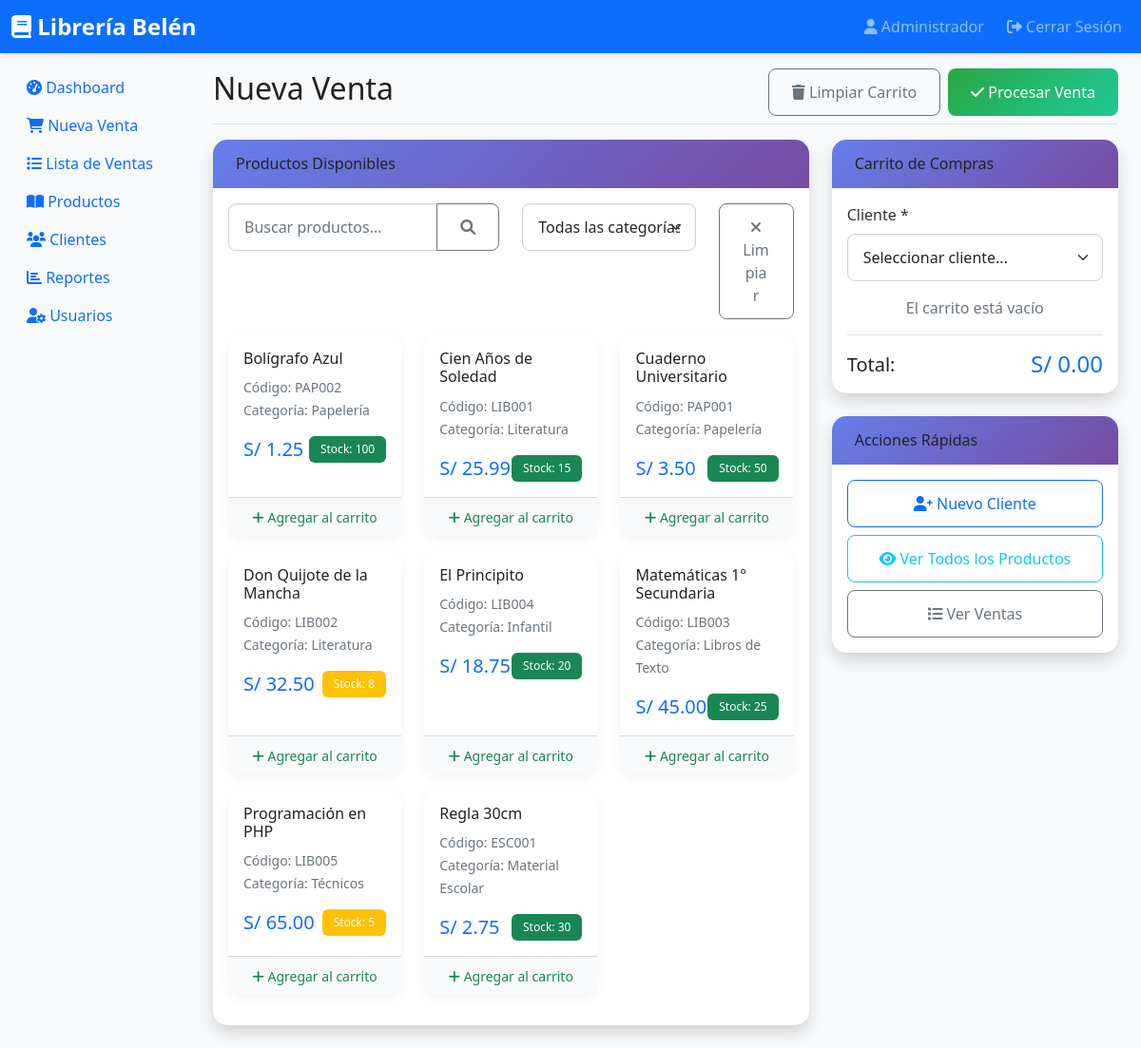
The page /ventas/nueva_venta.php (signed in) on the database its author committed.
### tables this page shows
CREATE TABLE productos (
    id INT AUTO_INCREMENT PRIMARY KEY,
    codigo VARCHAR(50) UNIQUE NOT NULL,
    nombre VARCHAR(200) NOT NULL,
    descripcion TEXT,
    categoria_id INT,
    precio DECIMAL(10,2) NOT NULL,
    stock INT DEFAULT 0,
    stock_minimo INT DEFAULT 5,
    activo BOOLEAN DEFAULT TRUE,
    fecha_creacion TIMESTAMP DEFAULT CURRENT_TIMESTAMP,
    fecha_actualizacion TIMESTAMP DEFAULT CURRENT_TIMESTAMP ON UPDATE CURRENT_TIMESTAMP,
    FOREIGN KEY (categoria_id) REFERENCES categorias(id) ON DELETE SET NULL,
    INDEX idx_codigo (codigo),
    INDEX idx_nombre (nombre),
    INDEX idx_categoria (categoria_id)
);

CREATE TABLE categorias (
    id INT AUTO_INCREMENT PRIMARY KEY,
    nombre VARCHAR(100) NOT NULL,
    descripcion TEXT,
    activo BOOLEAN DEFAULT TRUE,
    fecha_creacion TIMESTAMP DEFAULT CURRENT_TIMESTAMP,
    fecha_actualizacion TIMESTAMP DEFAULT CURRENT_TIMESTAMP ON UPDATE CURRENT_TIMESTAMP
);

### includes/functions.php (called while the page is built, shortened)
<?php
function getProductos($search = '', $categoria = '', $incluir_inactivos = false) {
    $pdo = getConnection();
    $sql = "SELECT p.*, c.nombre as categoria_nombre FROM productos p
            LEFT JOIN categorias c ON p.categoria_id = c.id
            WHERE 1=1";
    $params = [];
    if (!$incluir_inactivos) {
        $sql .= " AND p.activo = 1";
    }
    if ($incluir_inactivos) {
        $sql .= " ORDER BY p.activo DESC, p.nombre";
    } else {
        $sql .= " ORDER BY p.nombre";
    }
    $stmt = $pdo->prepare($sql);
    $stmt->execute($params);
    return $stmt->fetchAll();
}
?>

### ventas/nueva_venta.php (the view, shortened to what this page needs)
<?php
require_once '../includes/functions.php';
$user_name = $_SESSION['user_name'];
$user_role = $_SESSION['user_role'];
$search = isset($_GET['search']) ? $_GET['search'] : '';
$categoria = isset($_GET['categoria']) ? $_GET['categoria'] : '';
$productos = getProductos($search, $categoria);
?>
<!DOCTYPE html>
<html lang="es">
<head>
    <link href="https://cdn.jsdelivr.net/npm/bootstrap@5.1.3/dist/css/bootstrap.min.css" rel="stylesheet">
    <link href="https://cdnjs.cloudflare.com/ajax/libs/font-awesome/6.0.0/css/all.min.css" rel="stylesheet">
    <link href="../assets/css/style.css" rel="stylesheet">
</head>
<body>
    <nav class="navbar navbar-expand-lg navbar-dark bg-primary">
        <div class="container-fluid">
            <a class="navbar-brand" href="../index.php">
                <i class="fas fa-book"></i> Librería Belén
            </a>
            <div class="navbar-nav ms-auto">
                <span class="navbar-text me-3">
                    <i class="fas fa-user"></i> <?php echo htmlspecialchars($user_name); ?>
                </span>
                <a class="nav-link" href="../logout.php">
                    <i class="fas fa-sign-out-alt"></i> Cerrar Sesión
                </a>
            </div>
        </div>
    </nav>
    <div class="container-fluid">
        <div class="row">
            <nav class="col-md-3 col-lg-2 d-md-block bg-light sidebar">
                <div class="position-fixed pt-3">
                    <ul class="nav flex-column">
                        <li class="nav-item">
                            <a class="nav-link" href="../index.php">
                                <i class="fas fa-tachometer-alt"></i> Dashboard
                            </a>
                        </li>
                        <li class="nav-item">
                            <a class="nav-link active" href="nueva_venta.php">
                                <i class="fas fa-shopping-cart"></i> Nueva Venta
                            </a>
                        </li>
                        <li class="nav-item">
                            <a class="nav-link" href="lista_ventas.php">
                                <i class="fas fa-list"></i> Lista de Ventas
                            </a>
                        </li>
                        <li class="nav-item">
                            <a class="nav-link" href="../productos/lista_productos.php">
                                <i class="fas fa-book-open"></i> Productos
                            </a>
                        </li>
                        <li class="nav-item">
                            <a class="nav-link" href="../clientes/lista_clientes.php">
                                <i class="fas fa-users"></i> Clientes
                            </a>
                        </li>
                        <?php if ($user_role == 'admin'): ?>
                        <li class="nav-item">
                            <a class="nav-link" href="../reportes/reportes.php">
                                <i class="fas fa-chart-bar"></i> Reportes
                            </a>
                        </li>
                        <li class="nav-item">
                            <a class="nav-link" href="../usuarios/lista_usuarios.php">
                                <i class="fas fa-user-cog"></i> Usuarios
                            </a>
                        </li>
                        <?php endif; ?>
                    </ul>
                </div>
            </nav>
            <main class="col-md-9 ms-sm-auto col-lg-10 px-md-4">
                <div class="d-flex justify-content-between flex-wrap flex-md-nowrap align-items-center pt-3 pb-2 mb-3 border-bottom">
                    <h1 class="h2">Nueva Venta</h1>
                    <div class="btn-toolbar mb-2 mb-md-0">
                        <button type="button" class="btn btn-outline-secondary me-2" onclick="limpiarCarrito()">
                            <i class="fas fa-trash"></i> Limpiar Carrito
                        </button>
                        <button type="button" class="btn btn-success" onclick="procesarVenta()" id="procesar-venta-btn">
                            <i class="fas fa-check"></i> Procesar Venta
                        </button>
                    </div>
                </div>
                <div class="row">
                    <div class="col-md-8">
                        <div class="card shadow mb-4">
                            <div class="card-header">
                                <h6 class="m-0 font-weight-bold">Productos Disponibles</h6>
                            </div>
                            <div class="card-body">
                                <div class="row mb-3">
                                    <div class="col-md-6">
                                        <div class="input-group">
                                            <input type="text" class="form-control" id="search-productos"
                                                   placeholder="Buscar productos..." value="<?php echo htmlspecialchars($search); ?>">
                                            <button class="btn btn-outline-secondary" type="button" onclick="buscarProductos()">
                                                <i class="fas fa-search"></i>
                                            </button>
                                        </div>
                                    </div>
                                    <div class="col-md-4">
                                        <select class="form-select" id="filter-categoria" onchange="buscarProductos()">
                                            <option value="">Todas las categorías</option>
                                        </select>
                                    </div>
                                    <div class="col-md-2">
                                        <a href="nueva_venta.php" class="btn btn-outline-secondary w-100">
                                            <i class="fas fa-times"></i> Limpiar
                                        </a>
                                    </div>
                                </div>
                                <div class="row">
                                    <?php if (empty($productos)): ?>
                                        <div class="col-12">
                                            <div class="alert alert-info text-center">
                                                <i class="fas fa-info-circle"></i> No se encontraron productos.
                                            </div>
                                        </div>
                                    <?php else: ?>
                                        <?php foreach ($productos as $producto): ?>
                                            <div class="col-md-6 col-lg-4 mb-3">
                                                <div class="card product-card h-100"
                                                     onclick="agregarAlCarrito(<?php echo $producto['id']; ?>, '<?php echo addslashes($producto['nombre']); ?>', <?php echo $producto['precio']; ?>, <?php echo $producto['stock']; ?>)">
                                                    <div class="card-body">
                                                        <h6 class="card-title"><?php echo htmlspecialchars($producto['nombre']); ?></h6>
                                                        <p class="card-text">
                                                            <small class="text-muted">
                                                                Código: <?php echo htmlspecialchars($producto['codigo']); ?><br>
                                                                Categoría: <?php echo htmlspecialchars($producto['categoria_nombre'] ?? 'Sin categoría'); ?>
                                                            </small>
                                                        </p>
                                                        <div class="d-flex justify-content-between align-items-center">
                                                            <span class="h5 mb-0 text-primary">S/ <?php echo number_format($producto['precio'], 2); ?></span>
                                                            <span class="badge <?php echo ($producto['stock'] > 10) ? 'bg-success' : (($producto['stock'] > 0) ? 'bg-warning' : 'bg-danger'); ?>">
                                                                Stock: <?php echo $producto['stock']; ?>
                                                            </span>
                                                        </div>
                                                    </div>
                                                    <?php if ($producto['stock'] == 0): ?>
                                                        <div class="card-footer bg-danger text-white text-center">
                                                            <small>Sin Stock</small>
                                                        </div>
                                                    <?php else: ?>
                                                        <div class="card-footer bg-light text-center">
                                                            <small class="text-success">
                                                                <i class="fas fa-plus"></i> Agregar al carrito
                                                            </small>
                                                        </div>
                                                    <?php endif; ?>
                                                </div>
                                            </div>
                                        <?php endforeach; ?>
                                    <?php endif; ?>
                                </div>
                            </div>
                        </div>
                    </div>
                    <div class="col-md-4">
                        <div class="card shadow mb-4">
                            <div class="card-header">
                                <h6 class="m-0 font-weight-bold">Carrito de Compras</h6>
                            </div>
                            <div class="card-body">
                                <div class="mb-3">
                                    <label for="cliente_id" class="form-label">Cliente *</label>
                                    <select class="form-select" id="cliente_id" required>
                                        <option value="">Seleccionar cliente...</option>
                                    </select>
                                </div>
                                <div id="carrito-items" class="mb-3">
                                </div>
                                <div class="border-top pt-3">
                                    <div class="d-flex justify-content-between align-items-center">
                                        <h5 class="mb-0">Total:</h5>
                                        <h4 class="mb-0 text-primary" id="total-venta">S/ 0.00</h4>
                                    </div>
                                </div>
                            </div>
                        </div>
                        <div class="card shadow">
                            <div class="card-header">
                                <h6 class="m-0 font-weight-bold">Acciones Rápidas</h6>
                            </div>
                            <div class="card-body">
                                <div class="d-grid gap-2">
                                    <a href="../clientes/nuevo_cliente.php" class="btn btn-outline-primary btn-sm">
                                        <i class="fas fa-user-plus"></i> Nuevo Cliente
                                    </a>
                                    <a href="../productos/lista_productos.php" class="btn btn-outline-info btn-sm">
                                        <i class="fas fa-eye"></i> Ver Todos los Productos
                                    </a>
                                    <a href="lista_ventas.php" class="btn btn-outline-secondary btn-sm">
                                        <i class="fas fa-list"></i> Ver Ventas
                                    </a>
                                </div>
                            </div>
                        </div>
                    </div>
                </div>
            </main>
        </div>
    </div>
</body>
</html>

### assets/css/style.css (style rules this page uses)
:root { --primary-color: #667eea; --secondary-color: #764ba2; --success-color: #28a745; --danger-color: #dc3545; --warning-color: #ffc107; --info-color: #17a2b8; --light-color: #f8f9fa; --dark-color: #343a40; }
body { font-family: 'Segoe UI', Tahoma, Geneva, Verdana, sans-serif; background-color: #f8f9fa; padding-top: 56px; color: #333; }
h1, h2, h3, h4, h5, h6 { color: #222; margin-bottom: 1rem; }
a { color: var(--primary-color); text-decoration: none; }
.navbar { position: fixed; top: 0; left: 0; right: 0; z-index: 1030; height: 56px; }
.card { border: none; border-radius: 15px; box-shadow: 0 0.25rem 0.75rem rgba(0, 0, 0, 0.05); transition: all 0.3s ease; }
.card-header { background: linear-gradient(135deg, var(--primary-color) 0%, var(--secondary-color) 100%); color: white; border-radius: 15px 15px 0 0 !important; border: none; padding: 1rem 1.5rem; font-size: 1.25rem; font-weight: 600; }
.btn { border-radius: 8px; font-weight: 500; padding: 0.75rem 1.5rem; transition: all 0.3s ease; font-size: 1rem; }
.btn-success { background: linear-gradient(135deg, #28a745 0%, #20c997 100%); border: none; }
.form-control { border-radius: 8px; border: 1px solid #ced4da; padding: 0.75rem 1rem; transition: all 0.3s ease; box-shadow: inset 0 1px 2px rgba(0, 0, 0, 0.075); }
.form-select { border-radius: 8px; border: 1px solid #ced4da; padding: 0.75rem 1rem; transition: all 0.3s ease; box-shadow: inset 0 1px 2px rgba(0, 0, 0, 0.075); }
.badge { border-radius: 6px; font-weight: 500; padding: 0.5rem 0.75rem; }
.mb-3 { margin-bottom: 1rem !important; }
.navbar { box-shadow: 0 2px 4px rgba(0, 0, 0, 0.1); }
.navbar-brand { font-weight: 700; font-size: 1.5rem; }
.product-card { cursor: pointer; transition: all 0.3s ease; }

### rows shown on the page
productos: nombre "Bolígrafo Azul", codigo "PAP002", categoria.nombre "Papelería", precio "1.25", stock "100", shows "Agregar al carrito"
productos: nombre "Cien Años de Soledad", codigo "LIB001", categoria.nombre "Literatura", precio "25.99", stock "15", shows "Agregar al carrito"
productos: nombre "Cuaderno Universitario", codigo "PAP001", categoria.nombre "Papelería", precio "3.50", stock "50", shows "Agregar al carrito"
productos: nombre "Don Quijote de la Mancha", codigo "LIB002", categoria.nombre "Literatura", precio "32.50", stock "8", shows "Agregar al carrito"
productos: nombre "El Principito", codigo "LIB004", categoria.nombre "Infantil", precio "18.75", stock "20", shows "Agregar al carrito"
productos: nombre "Matemáticas 1° Secundaria", codigo "LIB003", categoria.nombre "Libros de Texto", precio "45.00", stock "25", shows "Agregar al carrito"
productos: nombre "Programación en PHP", codigo "LIB005", categoria.nombre "Técnicos", precio "65.00", stock "5", shows "Agregar al carrito"
productos: nombre "Regla 30cm", codigo "ESC001", categoria.nombre "Material Escolar", precio "2.75", stock "30", shows "Agregar al carrito"

### other values the page prints
$user_name "Administrador"
